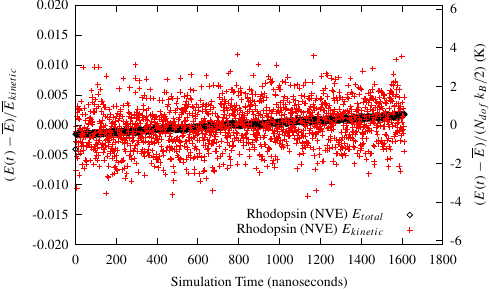

Here is the gnuplot script that generated this plot:
reset
set term mp color psnfss
set output 'edrift3.mp'
set key bottom right
set fit errorvariables
f(x)=a*x+b
a=2e-06
b=0.0025
g(x)=c*(x-800)
c=1e-6
#fit f(x) 'rhod_energy.dat' every 1000 using ($1*2e-6):(($2+42570.6)/29439.1) via a,b
#fit g(x) 'rhod_energy.dat' every 1000 using ($1*2e-6):(($3-29439.1)/29439.1) via c
set yrange [-0.02:0.02]
set y2range [-0.02*310:0.02*310]
set ytics border nomirror
set lmargin 11
set rmargin 7
set y2tics border nomirror
set xlabel "Simulation Time (nanoseconds)"
set ylabel "$(E(t)-\\overline{E})/\\overline{E}_{kinetic}$"
set y2label "$(E(t)-\\overline{E})/(N_{dof}\\,k_B/2)$ (K)"
plot 'rhod_energy.dat' every 1000 using ($1*2e-6):(($2+42570.6)/29439.1) title 'Rhodopsin (NVE) $E_{total}$',\
'rhod_energy.dat' every 1000 using ($1*2e-6):(($3-29439.1)/29439.1) title 'Rhodopsin (NVE) $E_{kinetic}$'
#f(x) title 'Fit to $E_{total}$',\
#g(x) title 'Fit to $E_{kinetic}$'
set output
set term win
